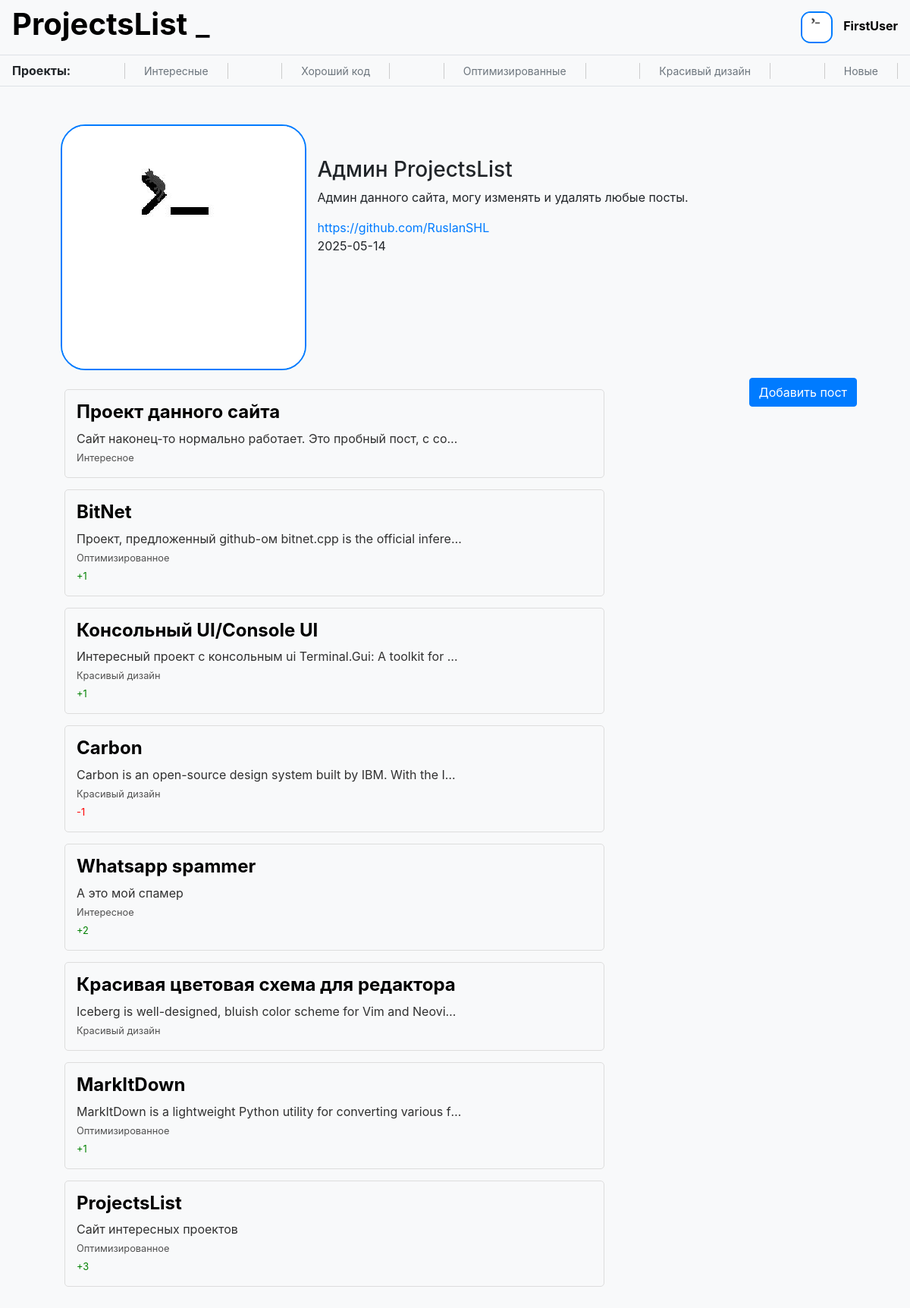
The page /user1 (signed in) on the database its author committed.
### data/users.py (models this page shows, shortened)
class User(SqlAlchemyBase, UserMixin):
    __tablename__ = 'users'
    id = sa.Column(sa.Integer, primary_key=True, autoincrement=True)
    name = sa.Column(sa.String)
    mail = sa.Column(sa.String, unique=True)
    hashed_password = sa.Column(sa.String)
    info = sa.Column(sa.String)
    image = sa.Column(sa.String)
    github = sa.Column(sa.String)
    create_time = sa.Column(sa.DateTime, default=datetime.now)
    posts = sa.orm.relationship('Post', back_populates='author')
    comments = sa.orm.relationship('Comment', back_populates='author')
    liked_posts = sa.orm.relationship('Post', back_populates='users_who_liked', secondary='rating_posts')
    liked_comments = sa.orm.relationship('Comment', back_populates='users_who_liked', secondary='rating_comments')

### data/posts.py (models this page shows)
class Post(SqlAlchemyBase):
    __tablename__ = 'posts'
    id = sa.Column(sa.Integer, primary_key=True, autoincrement=True)
    title = sa.Column(sa.String)
    text = sa.Column(sa.String)
    project_link = sa.Column(sa.String)
    category = sa.Column(sa.String)
    like = sa.Column(sa.Integer, default=0)
    dislike = sa.Column(sa.Integer, default=0)
    create_time = sa.Column(sa.DateTime, default=datetime.now)
    author = sa.orm.relationship('User', back_populates='posts')
    author_id = sa.Column(sa.Integer, sa.ForeignKey('users.id'))
    users_who_liked = sa.orm.relationship('User', back_populates='liked_posts', secondary='rating_posts')
    comments = sa.orm.relationship('Comment', back_populates='post')

### server.py (the view)
@app.route('/user<int:user_id>')
def user_page(user_id):
    try:
        db = db_session.create_session()
        user = db.query(User).filter(User.id == user_id).first()
        if user:
            return flask.render_template('user_page.html', title='Страница пользователя', user=user)
        else:
            flask.abort(404, 'Пользователь не найден')
    finally:
        db.close()

### data/db_session.py (called while the page is built)
def create_session() -> Session:
    global __factory
    return __factory()

### server.py (called while the page is built)
@login_manager.user_loader
def load_user(user_id):
    try:
        db = db_session.create_session()
        return db.query(User).get(user_id)
    finally:
        db.close()

### templates/user_page.html (shortened to what this page needs)
{% extends "base.html" %}
{% block content %}
<div class='container'>
	<div style='display: inline-block'>
		<img class='user-image' src='./{{user.image}}' alt='иконка пользователя'/>
	</div>
	<div style='display: inline-block'>
		<h3>{{user.name}}</h3>
		<p>{{user.info}}</p>
		<a href={{user.github}} target='_blank'>{{user.github}}</a>
		<p>{{user.create_time.date()}}</p>
	</div>
	<div class='posts' style='display: inline-block'>
		{% for post in user.posts %}
		<div class='small-post'>
			<a href='posts/{{post.id}}' style='max-width: 75%'>
			<div style='white-space: nowrap; overflow: hidden; text-overflow: ellipsis;'>
				<h4>{{post.title}}</h4>
				<p style='white-space: nowrap; overflow: hidden; text-overflow: ellipsis;'>{{post.text}}</p>
				<small>{{post.category}}</small>
				<p>
				{% if post.like > post.dislike %}
				<small style='color: green'>+{{ post.like - post.dislike }}</small>
				{% elif post.like < post.dislike %}
				<small style='color: red'>-{{ post.dislike - post.like }}</small>
				{% endif %}
				</p>
			</div>
			</a>
		</div>
		{% endfor %}
	</div>
	{% if current_user.is_authenticated %}
	<a class='btn btn-primary' href='/add_post' style='text-align: center; float: right'>Добавить пост</a>
	{% endif %}
{% endblock %}

### templates/base.html (shortened to what this page needs)
<!doctype html>
<html lang="en">
<head>
    <link rel="stylesheet"
          href="https://stackpath.bootstrapcdn.com/bootstrap/4.4.1/css/bootstrap.min.css"
>
    {% if style=='retro' %}
    <link text="text/css"  href="{{ url_for('static', filename='css/retro.css') }}" rel="stylesheet">
    {% else %}
    <link text="text/css"  href="{{ url_for('static', filename='css/style.css') }}" rel="stylesheet">
    {% endif %}
</head>
<body>
<header>
    <nav class="navbar">
        <h1><b><a href='/'>ProjectsList</a></b>
        <span class="blinking-symbol"><a href='/?style=retro'>_</a></span></h1>
        {% if current_user.is_authenticated %}
        	<div class='user-navbar'>
			<img class='user-icon' src='/{{current_user.image}}' width='42' height='42' /img>
			<a class='user-name' href="/user{{current_user.id}}">{{ current_user.name }}</a>
		</div>
        {% else %}
		<a class="btn btn-primary " href="/register">Зарегистрироваться</a>
		<a class="btn btn-success" href="/login">Войти</a>
        {% endif %}
    </nav>
    <nav class="category navbar ">
        <b>Проекты:</b>
        <a href='/interesting'>Интересные</a>
        <a href='/goodcode'>Хороший код</a>
        <a href='/optimized'>Оптимизированные</a>
        <a href='/beautifuldesign '>Красивый дизайн</a>
        <a href='/new'>Новые</a>
    </nav>
</header>
<main role="main" class='container'>
    {% block content %}{% endblock %}
</main>
</body>
</html>

### static/css/style.css (style rules this page uses)
.small-post { border: 1px solid #ddd; border-radius: 5px; margin: 15px; padding: 15px; align-items: center; display: flex; justify-content: space-between; overflow: hidden; white-space: nowrap; text-overflow: ellipsis; }
.small-post p { color: #303030; margin: 0px; text-overflow: ellipsis; }
.small-post small { color: #505050; margin: 0px; }
.small-post h4 { color: black; font-weight: bold; overflow: hidden; white-space: nowrap; text-overflow: ellipsis; }
.posts { width: 70%; display: flex; flex-direction: column; align-items: center; }
.container { justify-content: space-between; flex-wrap: wrap; padding: 20px; }
body { background-color: #f8f9fa; }
.navbar { border-bottom: 1px solid #dee2e6; }
.navbar a { text-decoration: none; color: #000; }
.user-icon { border-radius: 30%; margin-right: 10px; border: 2px solid #007bff; }
.user-image { margin: 10px; border-radius: 10%; border: 2px solid #007bff; }
.user-name { color: #007bff; font-weight: bold; text-decoration: none; }
.category a { color: #6c757d; font-size: 14px; border-right: 1px solid; border-left: 1px solid; border-color: #ccc; padding-right: 25px; padding-left: 25px; }
.blinking-symbol { animation: blink 3s infinite; }

### rows shown on the page
User: image (picture), name "FirstUser"
User: image (picture), name "Админ ProjectsList", info "Админ данного сайта, могу изменять и удалять любые посты.", github "https://github.com/RuslanSHL", create_time "2025-05-14"
Post: title "Проект данного сайта", text "Сайт наконец-то нормально работает. Это пробный пост, с со…", category "Интересное"
Post: title "BitNet", text "Проект, предложенный github-ом bitnet.cpp is the official infere…", category "Оптимизированное", post.like-post.dislike "1"
Post: title "Консольный UI/Console UI", text "Интересный проект с консольным ui Terminal.Gui: A toolkit for…", category "Красивый дизайн", post.like-post.dislike "1"
Post: title "Carbon", text "Carbon is an open-source design system built by IBM. With the I…", category "Красивый дизайн", post.dislike-post.like "1"
Post: title "Whatsapp spammer", text "А это мой спамер", category "Интересное", post.like-post.dislike "2"
Post: title "Красивая цветовая схема для редактора", text "Iceberg is well-designed, bluish color scheme for Vim and Neovi…", category "Красивый дизайн"
Post: {{ post.id }} 7 (drawn), title "MarkItDown", text "MarkItDown is a lightweight Python utility for converting various f…", category "Оптимизированное", post.like-post.dislike "1"
Post: title "ProjectsList", text "Сайт интересных проектов", category "Оптимизированное", post.like-post.dislike "3"
